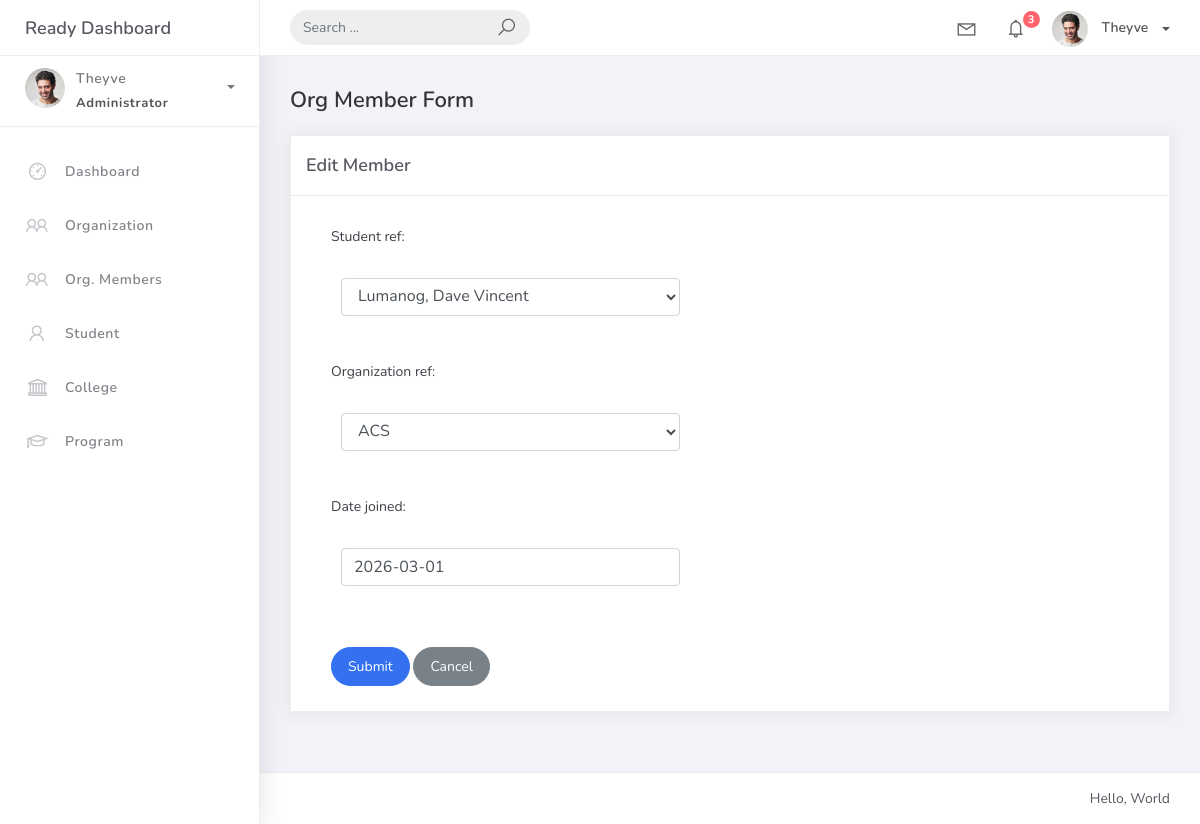
Page /orgmember_list/1/ (signed in) on the committed database.
### studentorg/models.py (models this page shows)
class BaseModel(models.Model):
    created_at = models.DateTimeField(auto_now_add=True, db_index=True)
    updated_at = models.DateTimeField(auto_now=True)
    class Meta:
        abstract = True

class OrgMember(BaseModel):
    student_ref = models.ForeignKey(Student, on_delete=models.CASCADE)
    organization_ref = models.ForeignKey(Organization, on_delete=models.CASCADE)
    date_joined = models.DateField()

### studentorg/views.py (the view)
# urls.py: path('orgmember_list/<int:pk>/', views.OrgMemberUpdateView.as_view(), name='orgmember-update'),
class OrgMemberUpdateView(LoginRequiredMixin, UpdateView):
    model = OrgMember
    form_class = OrgMemberForm
    template_name = 'orgmember_form.html'
    success_url = reverse_lazy('orgmember-list')

### studentorg/forms.py
class OrgMemberForm(ModelForm):
    class Meta:
        model = OrgMember
        fields = "__all__"

### studentorg/models.py (called while the page is built)
    def __str__(self):
        return self.name

    def __str__(self):
        return f"{self.lastname}, {self.firstname}"

### templates/orgmember_form.html (shortened to what this page needs)
{% extends 'base.html' %}
{% load static %}
{% block content %}
<h4 class="page-title">Org Member Form</h4>
<div class="row">
    <div class="col-md-12">
        <div class="card">
            <div class="card-header">
                <div class="card-title">{% if object %}Edit Member{% else %}Add New Member{% endif %}</div>
            </div>
            <div class="col-md-6">
                <div class="card-body">
                    <form method="post" novalidate>
                        {% include 'includes/form.html' %}
                        <div class="form-group mt-3">
                            <button type="submit" class="btn btn-primary btn-rounded">Submit</button>
                            <a href="{% url 'orgmember-list' %}" class="btn btn-secondary btn-rounded">Cancel</a>
                        </div>
                    </form>
                </div>
            </div>
        </div>
    </div>
</div>
{% endblock %}

### templates/base.html (shortened to what this page needs)
{% load static %}
<!DOCTYPE html>
<html>
<head>
    <link rel="stylesheet" href="{% static 'css/bootstrap.min.css' %}">
    <link rel="stylesheet" href="{% static 'css/ready.css' %}">
    <link rel="stylesheet" href="{% static 'css/demo.css' %}">
</head>
<body>
    <div class="wrapper">
        {% if user.is_authenticated %}
        <div class="main-header">
            <div class="logo-header">
                <a href="{% url 'home' %}" class="logo">
                    Ready Dashboard
                </a>
            </div>
            <nav class="navbar navbar-header navbar-expand-lg">
                <div class="container-fluid">
                    <form class="navbar-left navbar-form nav-search mr-md-3" action="">
                        <div class="input-group">
                            <input type="text" placeholder="Search ..." class="form-control">
                            <div class="input-group-append">
                                <span class="input-group-text">
                                    <i class="la la-search search-icon"></i>
                                </span>
                            </div>
                        </div>
                    </form>
                    <ul class="navbar-nav topbar-nav ml-md-auto align-items-center">
                        <li class="nav-item dropdown hidden-caret">
                            <a class="nav-link dropdown-toggle" href="#" id="navbarDropdown" role="button" data-toggle="dropdown" aria-haspopup="true" aria-expanded="false">
                                <i class="la la-envelope"></i>
                            </a>
                        </li>
                        <li class="nav-item dropdown hidden-caret">
                            <a class="nav-link dropdown-toggle" href="#" id="navbarDropdownNotification" role="button" data-toggle="dropdown" aria-haspopup="true" aria-expanded="false">
                                <i class="la la-bell"></i>
                                <span class="notification">3</span>
                            </a>
                        </li>
                        <li class="nav-item dropdown">
                            <a class="dropdown-toggle profile-pic" data-toggle="dropdown" href="#" aria-expanded="false">
                                <img src="{% static 'img/profile.jpg' %}" alt="user-img" width="36" class="img-circle">
                                <span>{{ request.user.username }}</span>
                            </a>
                        </li>
                    </ul>
                </div>
            </nav>
        </div>
        <div class="sidebar">
            <div class="scrollbar-inner sidebar-wrapper">
                <div class="user">
                    <div class="photo">
                        <img src="{% static 'img/profile.jpg' %}" alt="user">
                    </div>
                    <div class="info">
                        <a data-toggle="collapse" href="#collapseExample" aria-expanded="true">
                            <span>
                                {{ request.user.username }}
                                <span class="user-level">Administrator</span>
                                <span class="caret"></span>
                            </span>
                        </a>
                    </div>
                </div>
                <ul class="nav">
                    <li class="nav-item">
                        <a href="{% url 'home' %}">
                            <i class="la la-dashboard"></i>
                            <p>Dashboard</p>
                        </a>
                    </li>
                    <li class="nav-item">
                        <a href="{% url 'organization-list' %}">
                            <i class="la la-group"></i>
                            <p>Organization</p>
                        </a>
                    </li>
                    <li class="nav-item">
                        <a href="{% url 'orgmember-list' %}">
                            <i class="la la-users"></i>
                            <p>Org. Members</p>
                        </a>
                    </li>
                    <li class="nav-item">
                        <a href="{% url 'student-list' %}">
                            <i class="la la-user"></i>
                            <p>Student</p>
                        </a>
                    </li>
                    <li class="nav-item">
                        <a href="{% url 'college-list' %}">
                            <i class="la la-university"></i>
                            <p>College</p>
                        </a>
                    </li>
                    <li class="nav-item">
                        <a href="{% url 'program-list' %}">
                            <i class="la la-graduation-cap"></i>
                            <p>Program</p>
                        </a>
                    </li>
                </ul>
            </div>
        </div>
        {% endif %}
        <div class="main-panel" {% if not user.is_authenticated %}style="width: 100%; float: none;"{% endif %}>
            <div class="content">
                <div class="container-fluid">
                    {% block content %}{% endblock %}
                </div>
            </div>
            {% if user.is_authenticated %}
            <footer class="footer">
                <div class="container-fluid">
                    <div class="copyright ml-auto">
                        Hello, World
                    </div>
                </div>
            </footer>
            {% endif %}
        </div>
    </div>
</body>
</html>

### templates/includes/form.html (shortened to what this page needs)
{% load widget_tweaks %}
{% for field in form %}
  <div class="field-item form-group">
    <label>{{ field.label_tag }}</label>
    <div class="form-group">
      {% render_field field class="form-control" %}
    </div>
  </div>
{% endfor %}

### rows in the picture
OrgMember: student_ref "Lumanog, Dave Vincent" "ACS" "2026-03-01"

### other values in the picture
{{ request.user.username }} "Theyve"
{{ field.label_tag }} "Student ref:" "Organization ref:" "Date joined:"
